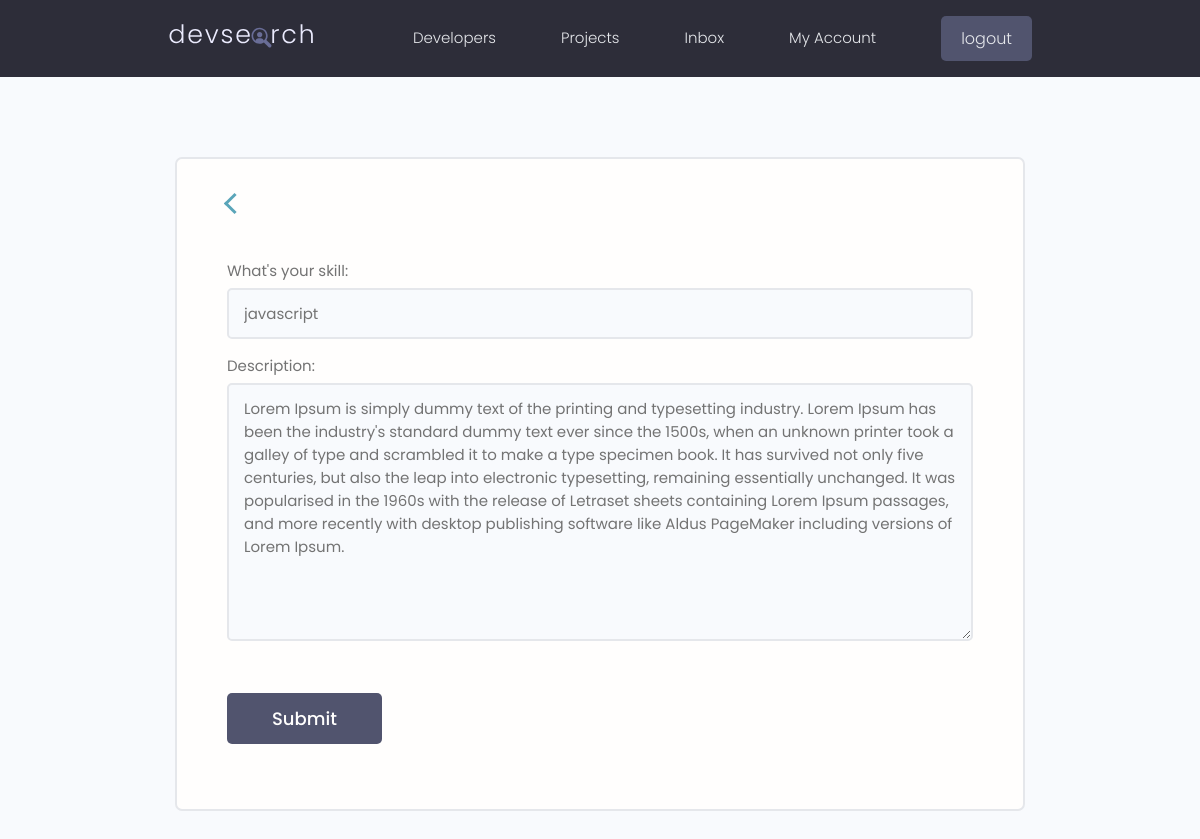
The app's page /update-skill/706e81d2-58f6-48c9-9fc1-1f85031b1200/ (signed in) with its own data.
### users/models.py (models this page shows, shortened)
class Skill(models.Model):
    owner = models.ForeignKey(Profile, on_delete=models.CASCADE, blank=True, null=True)
    name = models.CharField(max_length=50, blank=True, null=True)
    description = models.TextField(blank=True, null=True)
    created = models.DateTimeField(auto_now_add=True)
    id = models.UUIDField(default=uuid.uuid4, primary_key=True, editable=False, unique=True)

### users/views.py (the view)
# urls.py: path('update-skill/<str:pk>/', views.updateSkill, name='update_skill'),
@login_required(login_url='login')
def updateSkill(request, pk):
    profile = request.user.profile
    skill = profile.skill_set.get(id=pk)
    form = SkillForm(instance=skill)
    if request.method == 'POST':
        form = SkillForm(request.POST, instance=skill)
        if form.is_valid():
            form.save()
            messages.success(request, 'skill updated successfully')
            return redirect('account')
    context = {'form': form}
    return render(request, 'users/skill_form.html', context)

### users/forms.py
class SkillForm(ModelForm):
    class Meta:
        model = Skill
        fields = ['name', 'description']
        labels = {"name":"What's your skill"}
    def __init__(self, *args, **kwargs):
            super(SkillForm, self).__init__(*args, **kwargs)
            for name, field in self.fields.items():
                field.widget.attrs.update({'class':'input'})

### users/templates/users/skill_form.html (shortened to what this page needs)
{% extends 'main.html' %}
{% block content %}
<main class="formPage my-xl">
    <div class="content-box">
        <div class="formWrapper">
            <li><a href="{% url 'account' %}"><span class="arrow arrow-left" ></span></a></li>
            <br>
            <form class="form" method="POST">
                {% for field in form %}
                <div class="form__field">
                    <label for="formInput#text">{{field.label}}: </label>
                    {{field}}
                </div>
                {% endfor %}
                <input class="btn btn--sub btn--lg  my-md" type="submit" value="Submit" />
            </form>
        </div>
    </div>
</main>
{% endblock content %}

### static/styles/app.css (style rules this page uses)
:root { --color-sub: #2d2d39; }
.btn--sub { background-color: var(--color-sub-light); }
.content-box { width: 95%; max-width: 85rem; margin: 0 auto; }
.formPage .formWrapper { list-style: none; background: var(--color-white); padding: 3.5rem 5rem; border: 2px solid var(--color-light); border-radius: 0.7rem; }

### static/styles/back-btn.css (style rules this page uses)
.arrow { display: inline-block; width: 15px; height: 15px; border-top: 3px solid #5aa5b9; border-right: 3px solid #5aa5b9; }
.arrow-left { transform: rotate(-135deg); }

### static/uikit/styles/modules/_variables.css (style rules this page uses)
:root { --color-main: #5aa5b9; --color-main-light: #e6faff; --color-sub: #3f4156; --color-sub-light: #51546e; --color-sub-lighter: #ededfd; --color-text: #737373; --color-gray: #8b8b8b; --color-light: #e5e7eb; --color-light-gray: #767676; --color-bg: #f8fafd; --color-white: #fffefd; --color-white-light: #f3f3f3; --color-success: #359e64; --color-success-bg: #def8e8; --color-error: #fc4b0b; --color-error-bg: #fff2ee; --font-base: 'Poppins', arial, helvetica, 'Segoe UI', roboto, ubuntu, sans-serif; --font-monospace: 'Fira Code', 'Courier New', courier, monospace; --font-regular: 300; --font-medium: 500; --font-bold: 700; --generic-shadow: 1px 1px 5px #00000010; --generic-transition: all 0.3s ease-in-out; }

### static/uikit/styles/modules/_base.css (style rules this page uses)
* { margin: 0; padding: 0; box-sizing: border-box; text-rendering: optimizeLegibility; color: inherit; font-size: inherit; }
html { font-size: 50%; }
@media only screen and (min-width: 480px) { html { font-size: 56.25%; } }
@media only screen and (min-width: 1200px) { html { font-size: 62.5%; } }

### static/uikit/styles/modules/_typography.css (style rules this page uses)
* { font-family: var(--font-base); }
p, span, strong { font-size: 1.6rem; color: var(--color-text); font-weight: var(--font-regular); }
a { padding-bottom: 2px; text-decoration: none; display: inline-block; color: var(--color-main); font-weight: var(--font-medium); }

### static/uikit/styles/modules/_utilities.css (style rules this page uses)
.my-md { margin: 3rem auto; }
.my-xl { margin: 8rem auto; }

### static/uikit/styles/modules/_button.css (style rules this page uses)
.btn { display: inline-block; position: relative; cursor: pointer; background-color: var(--color-light); font-weight: var(--font-medium); color: var(--color-sub); text-decoration: none; padding: 1rem 2rem; border-radius: 0.5rem; border: none; width: -webkit-fit-content; width: -moz-fit-content; width: fit-content; height: -webkit-fit-content; height: -moz-fit-content; height: fit-content; font-size: 1.6rem; outline-width: 0; outline-color: transparent; -webkit-backface-visibility: hidden; backface-visibility: hidden; transition: all 0.3s ease-in-out; }
.btn--sub { background-color: var(--color-sub); color: var(--color-white); }
.btn--lg { font-size: 1.8rem; padding: 1.2rem 4.5rem; }

### static/uikit/styles/modules/_form.css (style rules this page uses)
.form { display: block; }
.form__field { margin-top: 1.5rem; margin-bottom: 1.5rem; }
.form__label, .form__field > label { display: block; margin-bottom: 0.5rem; color: var(--color-text); }
input.input[type='text'], input.input[type='email'], input.input[type='password'], input.input[type='number'], select.input, textarea.input { min-width: 24rem; width: 100%; padding: 1.2rem 1.5rem; border-radius: 0.5rem; border: 2px solid var(--color-light); transition: all 0.3s ease-in-out; background-color: var(--color-bg); }

### records on screen
Skill: form "javascript" "Lorem Ipsum is simply dummy text of the printing and typesetting industry. Lorem Ipsum has been the industry's standard dummy text ever since the 1500s, when an unknown printer took a galley of type and scrambled it to make a type specimen book. It has survived not only five centuries, but also the leap into electronic typesetting, remaining essentially unchanged. It was popularised in the 1960s with the release of Letraset sheets containing Lorem Ipsum passages, and more recently with desktop publishing software like Aldus PageMaker including versions of Lorem Ipsum."

### other values on screen
{{ field.label }} "What's your skill" "Description"
